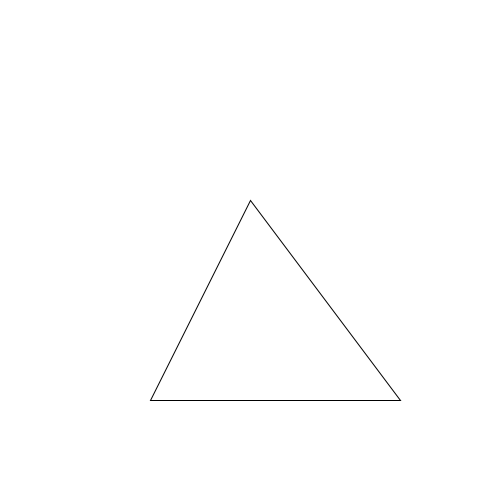
Frame 1 (no input)
Frame 60 (the mouse pressed at the canvas centre just before this capture): identical to frame 1, image omitted
Frame 120 (the mouse held since frame 60 and released just before this capture): identical to frame 1, image omitted

The Processing sketch that drew this single still picture (run headless with seeded random() and noise(); from frame 60 on, the mouse is pressed at the canvas centre):

// Processing sketch: Opdracht_9_8
// ── Opdracht_9_8.pde
void setup() {
  size(500,500);
  background(255);
  tekenDriehoek(250,200,150,400,400,400);
}

void draw() {
}

void tekenDriehoek(int x1, int y1, int x2, int y2, int x3, int y3){
   triangle(x1,y1,x2,y2,x3,y3);
}
